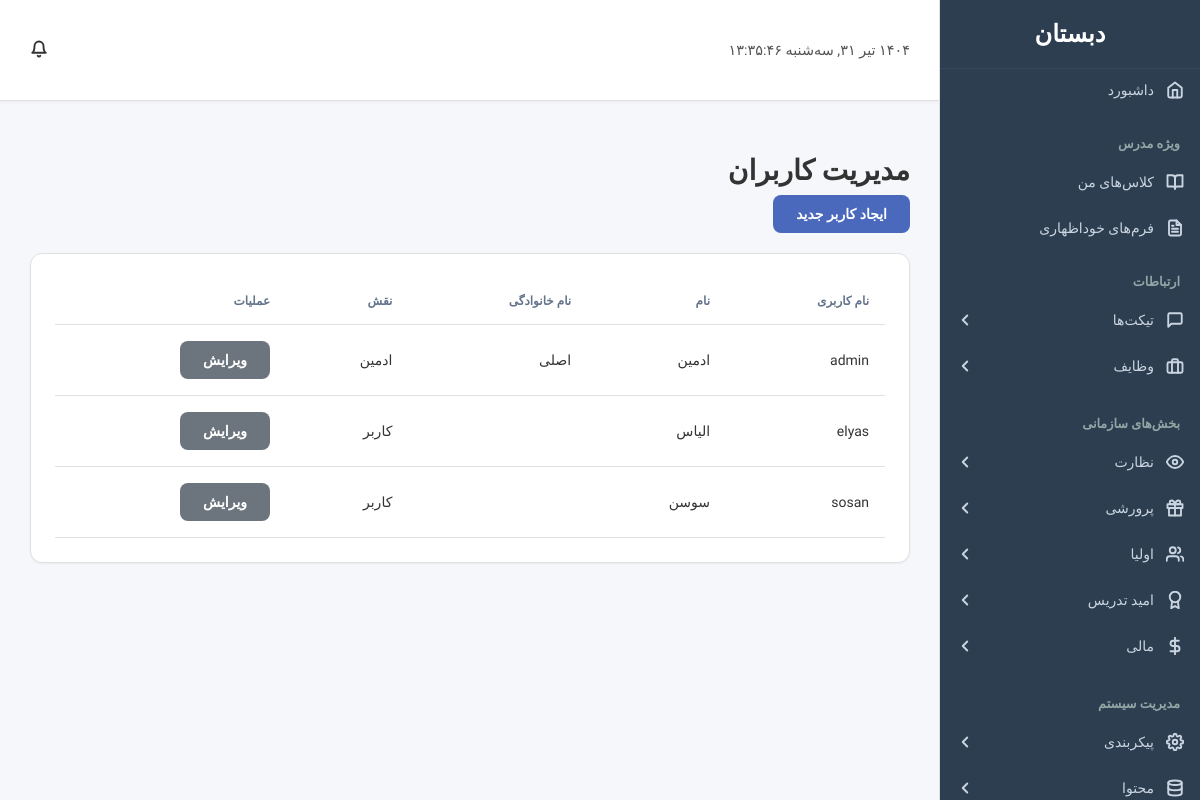
Screenshot of /admin/manage_users.php (signed in) with the database file from the repository.
### tables this page shows
CREATE TABLE `users` (
  `id` int(11) NOT NULL,
  `first_name` varchar(50) NOT NULL,
  `last_name` varchar(50) NOT NULL,
  `username` varchar(50) NOT NULL,
  `password` varchar(255) NOT NULL,
  `is_admin` tinyint(1) NOT NULL DEFAULT 0,
  `telegram_chat_id` varchar(50) DEFAULT NULL,
  `created_at` datetime DEFAULT current_timestamp()
);

### admin/manage_users.php (the view, shortened to what this page needs)
<?php
$link = get_db_connection();
$users = mysqli_query($link, "SELECT id, username, first_name, last_name, is_admin FROM users ORDER BY username");
require_once "../includes/header.php";
?>
<div class="page-content">
    <h2>مدیریت کاربران</h2>
    <a href="create_user.php" class="btn btn-primary" style="margin-bottom: 20px;">ایجاد کاربر جدید</a>
    <div class="table-container">
        <table class="table">
            <thead>
                <tr>
                    <th>نام کاربری</th>
                    <th>نام</th>
                    <th>نام خانوادگی</th>
                    <th>نقش</th>
                    <th>عملیات</th>
                </tr>
            </thead>
            <tbody>
                <?php while ($user = mysqli_fetch_assoc($users)): ?>
                    <tr>
                        <td><?php echo htmlspecialchars($user['username']); ?></td>
                        <td><?php echo htmlspecialchars($user['first_name']); ?></td>
                        <td><?php echo htmlspecialchars($user['last_name']); ?></td>
                        <td><?php echo $user['is_admin'] ? 'ادمین' : 'کاربر'; ?></td>
                        <td>
                            <a href="edit_user.php?id=<?php echo $user['id']; ?>" class="btn btn-secondary btn-sm">ویرایش</a>
                        </td>
                    </tr>
                <?php endwhile; ?>
            </tbody>
        </table>
    </div>
</div>
<?php
require_once "../includes/footer.php";
?>

### assets/css/style.css (style rules this page uses)
:root { --primary-color: #6a5af9; --primary-hover-color: #5a4bf8; --sidebar-bg: #1e293b; --sidebar-link-color: #cbd5e1; --sidebar-link-hover-color: #ffffff; --sidebar-link-active-bg: rgba(106, 90, 249, 0.1); --sidebar-link-active-border: #6a5af9; --background-color: #f1f5f9; --widget-bg: #ffffff; --text-color: #0f172a; --text-muted: #64748b; --border-color: #e2e8f0; --danger-color: #ef4444; --success-color: #22c55e; --font-family: 'Vazirmatn', sans-serif; --shadow-sm: 0 1px 2px 0 rgb(0 0 0 / 0.05); --shadow-md: 0 4px 6px -1px rgb(0 0 0 / 0.1), 0 2px 4px -2px rgb(0 0 0 / 0.1); --shadow-lg: 0 10px 15px -3px rgb(0 0 0 / 0.1), 0 4px 6px -2px rgb(0 0 0 / 0.1); --radius-md: 0.5rem; --radius-lg: 0.75rem; }
body { font-family: var(--font-family); background-color: var(--background-color); direction: rtl; text-align: right; margin: 0; font-size: 14px; color: var(--text-color); -webkit-font-smoothing: antialiased; -moz-osx-font-smoothing: grayscale; }
.btn { padding: 10px 22px; border: 1px solid transparent; border-radius: var(--radius-md); cursor: pointer; font-size: 14px; font-weight: 600; transition: all 0.2s ease; text-decoration: none; display: inline-flex; align-items: center; gap: 8px; }
.btn-primary { background-color: var(--primary-color); color: white; }
.btn-secondary { background-color: #6c757d; color: white; }
.form-container, .table-container, .widget { background: var(--widget-bg); padding: 24px; border-radius: var(--radius-lg); box-shadow: var(--shadow-sm); border: 1px solid var(--border-color); }
.table { width: 100%; border-collapse: collapse; }
.table th, .table td { padding: 16px; border-bottom: 1px solid var(--border-color); }
.table th { font-weight: 600; font-size: 12px; text-transform: uppercase; color: var(--text-muted); text-align: right; }
.page-content > h2 { font-size: 1.75rem; font-weight: 700; margin-bottom: 8px; }

### assets/css/dashboard.css (style rules this page uses)
:root { --primary-color: #4a69bd; --sidebar-bg: #2c3e50; --sidebar-text: #ecf0f1; --sidebar-hover-bg: #34495e; --main-bg: #f5f7fa; --text-color: #333; --border-color: #e0e0e0; }
body { display: flex; height: 100vh; overflow: hidden; }

### rows the page displays
users: username "admin", first_name "ادمین", last_name "اصلی", is_admin "ادمین"
users: username "elyas", first_name "الیاس", is_admin "کاربر"
users: username "sosan", first_name "سوسن", is_admin "کاربر"
